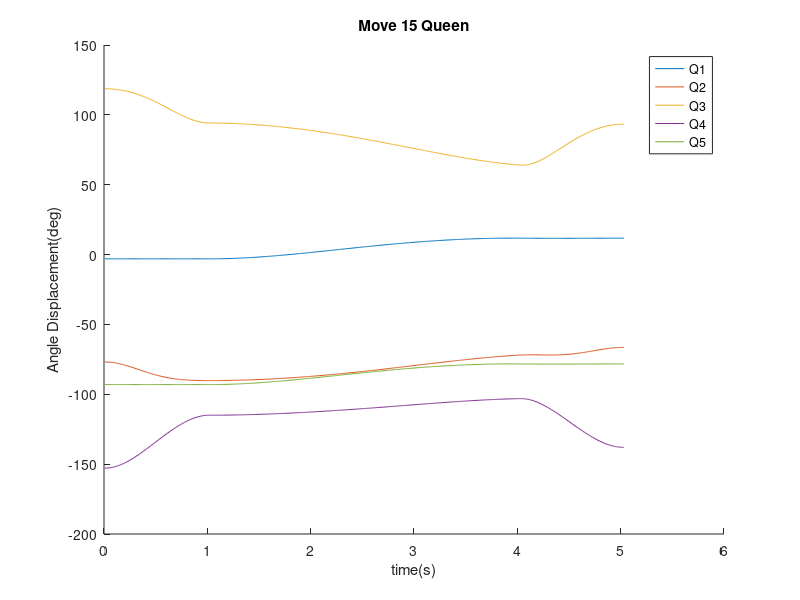

Here is the MATLAB script that generated this plot:
close all
clear all 
clc
load('Move15_queen.mat')
t = 0.01:0.01:5.03;
figure;
hold on
for i = 1:5
    plot(t,record(i,:));
end
title('Move 15 Queen')
xlabel('time(s)')
ylabel('Angle Displacement(deg)')
legend('Q1','Q2','Q3','Q4','Q5')